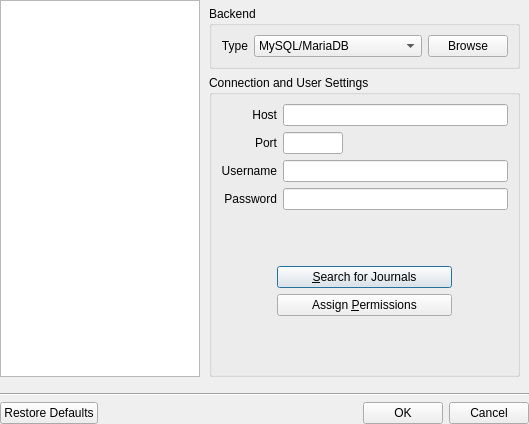
<?xml version="1.0" encoding="UTF-8"?>
<ui version="4.0">
 <class>JournalSelector</class>
 <widget class="QDialog" name="JournalSelector">
  <property name="geometry">
   <rect>
    <x>0</x>
    <y>0</y>
    <width>529</width>
    <height>424</height>
   </rect>
  </property>
  <property name="windowTitle">
   <string>Journal Selector</string>
  </property>
  <property name="windowIcon">
   <iconset resource="../images.qrc">
    <normaloff>:/icons/robojournal.ico</normaloff>:/icons/robojournal.ico</iconset>
  </property>
  <layout class="QVBoxLayout" name="verticalLayout_3">
   <property name="margin">
    <number>0</number>
   </property>
   <item>
    <layout class="QHBoxLayout" name="horizontalLayout_2">
     <item>
      <widget class="QTreeWidget" name="JournalList">
       <property name="maximumSize">
        <size>
         <width>200</width>
         <height>16777215</height>
        </size>
       </property>
       <attribute name="headerVisible">
        <bool>false</bool>
       </attribute>
       <column>
        <property name="text">
         <string notr="true">1</string>
        </property>
       </column>
      </widget>
     </item>
     <item>
      <layout class="QVBoxLayout" name="verticalLayout_2">
       <property name="spacing">
        <number>6</number>
       </property>
       <property name="leftMargin">
        <number>3</number>
       </property>
       <property name="rightMargin">
        <number>9</number>
       </property>
       <item>
        <spacer name="verticalSpacer_4">
         <property name="orientation">
          <enum>Qt::Vertical</enum>
         </property>
         <property name="sizeType">
          <enum>QSizePolicy::Fixed</enum>
         </property>
         <property name="sizeHint" stdset="0">
          <size>
           <width>20</width>
           <height>6</height>
          </size>
         </property>
        </spacer>
       </item>
       <item>
        <widget class="QGroupBox" name="groupBox_2">
         <property name="title">
          <string>Backend</string>
         </property>
         <layout class="QVBoxLayout" name="verticalLayout">
          <item>
           <layout class="QHBoxLayout" name="horizontalLayout" stretch="0,1,0">
            <item>
             <widget class="QLabel" name="label">
              <property name="text">
               <string>Type</string>
              </property>
              <property name="alignment">
               <set>Qt::AlignRight|Qt::AlignTrailing|Qt::AlignVCenter</set>
              </property>
             </widget>
            </item>
            <item>
             <widget class="QComboBox" name="DBType">
              <property name="editable">
               <bool>false</bool>
              </property>
              <property name="currentIndex">
               <number>0</number>
              </property>
              <item>
               <property name="text">
                <string>MySQL/MariaDB</string>
               </property>
               <property name="icon">
                <iconset resource="../images.qrc">
                 <normaloff>:/icons/mariadb.png</normaloff>:/icons/mariadb.png</iconset>
               </property>
              </item>
              <item>
               <property name="text">
                <string>SQLite</string>
               </property>
               <property name="icon">
                <iconset resource="../images.qrc">
                 <normaloff>:/icons/sqlite_icon.png</normaloff>:/icons/sqlite_icon.png</iconset>
               </property>
              </item>
             </widget>
            </item>
            <item>
             <widget class="QPushButton" name="Browse">
              <property name="text">
               <string>Browse</string>
              </property>
              <property name="icon">
               <iconset resource="../images.qrc">
                <normaloff>:/icons/folder.png</normaloff>:/icons/folder.png</iconset>
              </property>
             </widget>
            </item>
           </layout>
          </item>
         </layout>
        </widget>
       </item>
       <item>
        <widget class="QGroupBox" name="ConnectionSettings">
         <property name="title">
          <string>Connection and User Settings</string>
         </property>
         <layout class="QGridLayout" name="gridLayout_2">
          <item row="3" column="1">
           <widget class="QLineEdit" name="Password">
            <property name="echoMode">
             <enum>QLineEdit::Password</enum>
            </property>
           </widget>
          </item>
          <item row="4" column="0">
           <spacer name="verticalSpacer_3">
            <property name="orientation">
             <enum>Qt::Vertical</enum>
            </property>
            <property name="sizeType">
             <enum>QSizePolicy::Expanding</enum>
            </property>
            <property name="sizeHint" stdset="0">
             <size>
              <width>20</width>
              <height>10</height>
             </size>
            </property>
           </spacer>
          </item>
          <item row="5" column="0" colspan="2">
           <layout class="QGridLayout" name="gridLayout">
            <item row="0" column="0" rowspan="2">
             <spacer name="horizontalSpacer">
              <property name="orientation">
               <enum>Qt::Horizontal</enum>
              </property>
              <property name="sizeHint" stdset="0">
               <size>
                <width>40</width>
                <height>20</height>
               </size>
              </property>
             </spacer>
            </item>
            <item row="0" column="1">
             <widget class="QPushButton" name="SearchButton">
              <property name="minimumSize">
               <size>
                <width>175</width>
                <height>0</height>
               </size>
              </property>
              <property name="toolTip">
               <string>&lt;!DOCTYPE HTML PUBLIC &quot;-//W3C//DTD HTML 4.0//EN&quot; &quot;http://www.w3.org/TR/REC-html40/strict.dtd&quot;&gt;
&lt;html&gt;&lt;head&gt;&lt;meta name=&quot;qrichtext&quot; content=&quot;1&quot; /&gt;&lt;style type=&quot;text/css&quot;&gt;
p, li { white-space: pre-wrap; }
&lt;/style&gt;&lt;/head&gt;&lt;body style=&quot; font-family:'MS Shell Dlg 2'; font-size:8.25pt; font-weight:400; font-style:normal;&quot;&gt;
&lt;p style=&quot; margin-top:0px; margin-bottom:0px; margin-left:0px; margin-right:0px; -qt-block-indent:0; text-indent:0px;&quot;&gt;Search the specified &lt;span style=&quot; font-weight:600;&quot;&gt;Host&lt;/span&gt; for databases associated with the &lt;span style=&quot; font-weight:600;&quot;&gt;Username&lt;/span&gt; and&lt;span style=&quot; font-weight:600;&quot;&gt; Password&lt;/span&gt; you provided. &lt;/p&gt;&lt;/body&gt;&lt;/html&gt;</string>
              </property>
              <property name="text">
               <string>&amp;Search for Journals</string>
              </property>
              <property name="icon">
               <iconset resource="../images.qrc">
                <normaloff>:/icons/binocular.png</normaloff>:/icons/binocular.png</iconset>
              </property>
              <property name="default">
               <bool>true</bool>
              </property>
             </widget>
            </item>
            <item row="0" column="2" rowspan="2">
             <spacer name="horizontalSpacer_2">
              <property name="orientation">
               <enum>Qt::Horizontal</enum>
              </property>
              <property name="sizeHint" stdset="0">
               <size>
                <width>40</width>
                <height>20</height>
               </size>
              </property>
             </spacer>
            </item>
            <item row="1" column="1">
             <widget class="QPushButton" name="ManagePermissions">
              <property name="toolTip">
               <string>&lt;html&gt;&lt;head/&gt;&lt;body&gt;&lt;p&gt;This option launches the Assign Permissions extension to the Journal Selector. You can use this tool to manage user access permissions for any journal database on a specific host (creating a new user account if necessary).&lt;/p&gt;&lt;/body&gt;&lt;/html&gt;</string>
              </property>
              <property name="text">
               <string>Assign &amp;Permissions</string>
              </property>
             </widget>
            </item>
           </layout>
          </item>
          <item row="6" column="0">
           <spacer name="verticalSpacer">
            <property name="orientation">
             <enum>Qt::Vertical</enum>
            </property>
            <property name="sizeHint" stdset="0">
             <size>
              <width>20</width>
              <height>10</height>
             </size>
            </property>
           </spacer>
          </item>
          <item row="0" column="1">
           <widget class="QLineEdit" name="Host">
            <property name="placeholderText">
             <string/>
            </property>
           </widget>
          </item>
          <item row="1" column="0">
           <widget class="QLabel" name="label_6">
            <property name="text">
             <string>Port</string>
            </property>
            <property name="alignment">
             <set>Qt::AlignRight|Qt::AlignTrailing|Qt::AlignVCenter</set>
            </property>
           </widget>
          </item>
          <item row="1" column="1">
           <layout class="QHBoxLayout" name="horizontalLayout_3">
            <item>
             <widget class="QLineEdit" name="Port">
              <property name="maximumSize">
               <size>
                <width>60</width>
                <height>16777215</height>
               </size>
              </property>
              <property name="maxLength">
               <number>4</number>
              </property>
              <property name="placeholderText">
               <string/>
              </property>
             </widget>
            </item>
            <item>
             <spacer name="horizontalSpacer_3">
              <property name="orientation">
               <enum>Qt::Horizontal</enum>
              </property>
              <property name="sizeHint" stdset="0">
               <size>
                <width>40</width>
                <height>20</height>
               </size>
              </property>
             </spacer>
            </item>
           </layout>
          </item>
          <item row="2" column="0">
           <widget class="QLabel" name="label_3">
            <property name="text">
             <string>Username</string>
            </property>
            <property name="alignment">
             <set>Qt::AlignRight|Qt::AlignTrailing|Qt::AlignVCenter</set>
            </property>
           </widget>
          </item>
          <item row="2" column="1">
           <widget class="QLineEdit" name="Username"/>
          </item>
          <item row="3" column="0">
           <widget class="QLabel" name="label_4">
            <property name="text">
             <string>Password</string>
            </property>
            <property name="alignment">
             <set>Qt::AlignRight|Qt::AlignTrailing|Qt::AlignVCenter</set>
            </property>
           </widget>
          </item>
          <item row="0" column="0">
           <widget class="QLabel" name="label_2">
            <property name="text">
             <string>Host</string>
            </property>
            <property name="alignment">
             <set>Qt::AlignRight|Qt::AlignTrailing|Qt::AlignVCenter</set>
            </property>
           </widget>
          </item>
         </layout>
        </widget>
       </item>
      </layout>
     </item>
    </layout>
   </item>
   <item>
    <spacer name="verticalSpacer_2">
     <property name="orientation">
      <enum>Qt::Vertical</enum>
     </property>
     <property name="sizeType">
      <enum>QSizePolicy::Fixed</enum>
     </property>
     <property name="sizeHint" stdset="0">
      <size>
       <width>20</width>
       <height>10</height>
      </size>
     </property>
    </spacer>
   </item>
   <item>
    <widget class="Line" name="line">
     <property name="orientation">
      <enum>Qt::Horizontal</enum>
     </property>
    </widget>
   </item>
   <item>
    <widget class="QDialogButtonBox" name="buttonBox">
     <property name="orientation">
      <enum>Qt::Horizontal</enum>
     </property>
     <property name="standardButtons">
      <set>QDialogButtonBox::Cancel|QDialogButtonBox::Ok|QDialogButtonBox::RestoreDefaults</set>
     </property>
    </widget>
   </item>
  </layout>
 </widget>
 <tabstops>
  <tabstop>DBType</tabstop>
  <tabstop>Browse</tabstop>
  <tabstop>Host</tabstop>
  <tabstop>Port</tabstop>
  <tabstop>Username</tabstop>
  <tabstop>Password</tabstop>
  <tabstop>SearchButton</tabstop>
  <tabstop>ManagePermissions</tabstop>
  <tabstop>buttonBox</tabstop>
  <tabstop>JournalList</tabstop>
 </tabstops>
 <resources>
  <include location="../images.qrc"/>
 </resources>
 <connections>
  <connection>
   <sender>buttonBox</sender>
   <signal>accepted()</signal>
   <receiver>JournalSelector</receiver>
   <slot>accept()</slot>
   <hints>
    <hint type="sourcelabel">
     <x>248</x>
     <y>254</y>
    </hint>
    <hint type="destinationlabel">
     <x>157</x>
     <y>274</y>
    </hint>
   </hints>
  </connection>
  <connection>
   <sender>buttonBox</sender>
   <signal>rejected()</signal>
   <receiver>JournalSelector</receiver>
   <slot>reject()</slot>
   <hints>
    <hint type="sourcelabel">
     <x>316</x>
     <y>260</y>
    </hint>
    <hint type="destinationlabel">
     <x>286</x>
     <y>274</y>
    </hint>
   </hints>
  </connection>
 </connections>
</ui>
